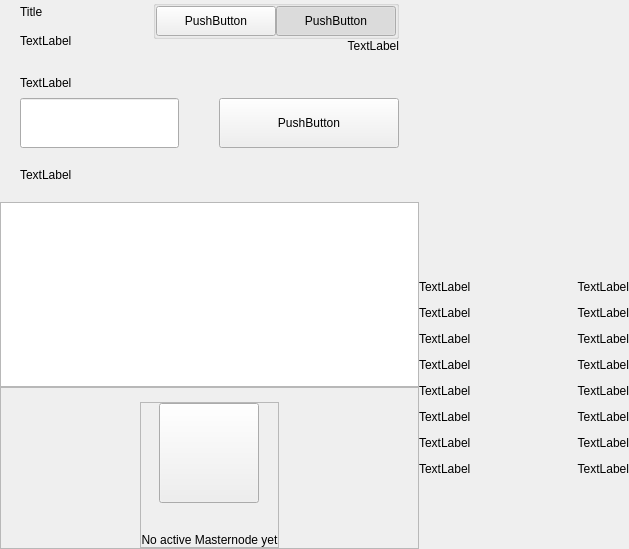
<?xml version="1.0" encoding="UTF-8"?>
<ui version="4.0">
 <class>PrivacyWidget</class>
 <widget class="QWidget" name="PrivacyWidget">
  <property name="geometry">
   <rect>
    <x>0</x>
    <y>0</y>
    <width>629</width>
    <height>549</height>
   </rect>
  </property>
  <property name="windowTitle">
   <string>Form</string>
  </property>
  <layout class="QHBoxLayout" name="horizontalLayout_1" stretch="2,1">
   <property name="spacing">
    <number>0</number>
   </property>
   <property name="leftMargin">
    <number>0</number>
   </property>
   <property name="topMargin">
    <number>0</number>
   </property>
   <property name="rightMargin">
    <number>0</number>
   </property>
   <property name="bottomMargin">
    <number>0</number>
   </property>
   <item>
    <widget class="QWidget" name="left" native="true">
     <layout class="QVBoxLayout" name="verticalLayout_3">
      <property name="leftMargin">
       <number>0</number>
      </property>
      <property name="topMargin">
       <number>0</number>
      </property>
      <property name="rightMargin">
       <number>0</number>
      </property>
      <property name="bottomMargin">
       <number>0</number>
      </property>
      <item>
       <layout class="QVBoxLayout" name="verticalLayout_2">
        <property name="spacing">
         <number>0</number>
        </property>
        <item>
         <layout class="QVBoxLayout" name="verticalLayoutTop">
          <property name="spacing">
           <number>0</number>
          </property>
          <property name="leftMargin">
           <number>20</number>
          </property>
          <property name="rightMargin">
           <number>20</number>
          </property>
          <item>
           <layout class="QHBoxLayout" name="horizontalLayout_2">
            <property name="spacing">
             <number>0</number>
            </property>
            <item>
             <layout class="QVBoxLayout" name="verticalLayout11">
              <property name="spacing">
               <number>5</number>
              </property>
              <item>
               <widget class="QLabel" name="labelTitle">
                <property name="text">
                 <string>Title</string>
                </property>
               </widget>
              </item>
              <item>
               <widget class="QLabel" name="labelSubtitle1">
                <property name="maximumSize">
                 <size>
                  <width>16777215</width>
                  <height>16777215</height>
                 </size>
                </property>
                <property name="text">
                 <string>TextLabel</string>
                </property>
               </widget>
              </item>
             </layout>
            </item>
            <item>
             <spacer name="horizontalSpacer">
              <property name="orientation">
               <enum>Qt::Horizontal</enum>
              </property>
              <property name="sizeHint" stdset="0">
               <size>
                <width>40</width>
                <height>20</height>
               </size>
              </property>
             </spacer>
            </item>
            <item>
             <widget class="QWidget" name="containerViewPrivacyChecks" native="true">
              <layout class="QVBoxLayout" name="containerPrivacyChecks">
               <property name="spacing">
                <number>0</number>
               </property>
               <property name="leftMargin">
                <number>0</number>
               </property>
               <property name="topMargin">
                <number>0</number>
               </property>
               <property name="rightMargin">
                <number>0</number>
               </property>
               <property name="bottomMargin">
                <number>0</number>
               </property>
               <item alignment="Qt::AlignHCenter|Qt::AlignVCenter">
                <widget class="QGroupBox" name="groupBox">
                 <property name="title">
                  <string/>
                 </property>
                 <layout class="QHBoxLayout" name="horizontalLayout_2_1">
                  <property name="spacing">
                   <number>0</number>
                  </property>
                  <property name="leftMargin">
                   <number>0</number>
                  </property>
                  <property name="topMargin">
                   <number>0</number>
                  </property>
                  <property name="rightMargin">
                   <number>0</number>
                  </property>
                  <property name="bottomMargin">
                   <number>0</number>
                  </property>
                  <item>
                   <widget class="QPushButton" name="pushLeft">
                    <property name="minimumSize">
                     <size>
                      <width>120</width>
                      <height>30</height>
                     </size>
                    </property>
                    <property name="maximumSize">
                     <size>
                      <width>120</width>
                      <height>30</height>
                     </size>
                    </property>
                    <property name="text">
                     <string>PushButton</string>
                    </property>
                    <property name="checkable">
                     <bool>true</bool>
                    </property>
                    <property name="autoExclusive">
                     <bool>true</bool>
                    </property>
                   </widget>
                  </item>
                  <item>
                   <widget class="QPushButton" name="pushRight">
                    <property name="minimumSize">
                     <size>
                      <width>120</width>
                      <height>30</height>
                     </size>
                    </property>
                    <property name="maximumSize">
                     <size>
                      <width>120</width>
                      <height>30</height>
                     </size>
                    </property>
                    <property name="text">
                     <string>PushButton</string>
                    </property>
                    <property name="checkable">
                     <bool>true</bool>
                    </property>
                    <property name="checked">
                     <bool>true</bool>
                    </property>
                    <property name="autoExclusive">
                     <bool>true</bool>
                    </property>
                   </widget>
                  </item>
                 </layout>
                </widget>
               </item>
               <item alignment="Qt::AlignTop">
                <widget class="QLabel" name="labelSubtitle2">
                 <property name="text">
                  <string>TextLabel</string>
                 </property>
                 <property name="alignment">
                  <set>Qt::AlignRight|Qt::AlignTrailing|Qt::AlignVCenter</set>
                 </property>
                </widget>
               </item>
              </layout>
             </widget>
            </item>
           </layout>
          </item>
          <item>
           <spacer name="verticalSpacer_2">
            <property name="orientation">
             <enum>Qt::Vertical</enum>
            </property>
            <property name="sizeType">
             <enum>QSizePolicy::Fixed</enum>
            </property>
            <property name="sizeHint" stdset="0">
             <size>
              <width>20</width>
              <height>20</height>
             </size>
            </property>
           </spacer>
          </item>
          <item>
           <layout class="QHBoxLayout" name="horizontalLayout_3" stretch="2">
            <property name="spacing">
             <number>0</number>
            </property>
            <item>
             <layout class="QVBoxLayout" name="verticalLayout_7">
              <property name="spacing">
               <number>5</number>
              </property>
              <item>
               <widget class="QLabel" name="labelSubtitleAmount">
                <property name="minimumSize">
                 <size>
                  <width>0</width>
                  <height>20</height>
                 </size>
                </property>
                <property name="maximumSize">
                 <size>
                  <width>16777215</width>
                  <height>20</height>
                 </size>
                </property>
                <property name="text">
                 <string>TextLabel</string>
                </property>
               </widget>
              </item>
              <item>
               <layout class="QHBoxLayout" name="horizontalLayout_3_1" stretch="1,0,0">
                <property name="spacing">
                 <number>0</number>
                </property>
                <item>
                 <widget class="QLineEdit" name="lineEditAmount">
                  <property name="minimumSize">
                   <size>
                    <width>0</width>
                    <height>50</height>
                   </size>
                  </property>
                  <property name="maxLength">
                   <number>8</number>
                  </property>
                 </widget>
                </item>
                <item>
                 <spacer name="horizontalSpacer_4">
                  <property name="orientation">
                   <enum>Qt::Horizontal</enum>
                  </property>
                  <property name="sizeHint" stdset="0">
                   <size>
                    <width>40</width>
                    <height>20</height>
                   </size>
                  </property>
                 </spacer>
                </item>
                <item>
                 <widget class="QPushButton" name="pushButtonSave">
                  <property name="minimumSize">
                   <size>
                    <width>180</width>
                    <height>50</height>
                   </size>
                  </property>
                  <property name="text">
                   <string>PushButton</string>
                  </property>
                 </widget>
                </item>
               </layout>
              </item>
             </layout>
            </item>
           </layout>
          </item>
         </layout>
        </item>
        <item>
         <spacer name="verticalSpacer_3">
          <property name="orientation">
           <enum>Qt::Vertical</enum>
          </property>
          <property name="sizeType">
           <enum>QSizePolicy::Fixed</enum>
          </property>
          <property name="sizeHint" stdset="0">
           <size>
            <width>20</width>
            <height>20</height>
           </size>
          </property>
         </spacer>
        </item>
        <item>
         <layout class="QHBoxLayout" name="horizontalLayout_4">
          <property name="spacing">
           <number>0</number>
          </property>
          <property name="leftMargin">
           <number>20</number>
          </property>
          <item>
           <widget class="QLabel" name="labelListHistory">
            <property name="text">
             <string>TextLabel</string>
            </property>
           </widget>
          </item>
         </layout>
        </item>
        <item>
         <layout class="QVBoxLayout" name="verticalLayout_6">
          <property name="spacing">
           <number>0</number>
          </property>
          <item>
           <spacer name="verticalSpacer_4">
            <property name="orientation">
             <enum>Qt::Vertical</enum>
            </property>
            <property name="sizeType">
             <enum>QSizePolicy::Fixed</enum>
            </property>
            <property name="sizeHint" stdset="0">
             <size>
              <width>20</width>
              <height>20</height>
             </size>
            </property>
           </spacer>
          </item>
          <item>
           <widget class="QListView" name="listView">
            <property name="enabled">
             <bool>true</bool>
            </property>
            <property name="focusPolicy">
             <enum>Qt::NoFocus</enum>
            </property>
           </widget>
          </item>
          <item>
           <widget class="QFrame" name="emptyContainer">
            <property name="minimumSize">
             <size>
              <width>0</width>
              <height>100</height>
             </size>
            </property>
            <property name="frameShape">
             <enum>QFrame::StyledPanel</enum>
            </property>
            <property name="frameShadow">
             <enum>QFrame::Raised</enum>
            </property>
            <layout class="QVBoxLayout" name="verticalLayout_71" stretch="1,8">
             <property name="spacing">
              <number>0</number>
             </property>
             <property name="leftMargin">
              <number>0</number>
             </property>
             <property name="topMargin">
              <number>0</number>
             </property>
             <property name="rightMargin">
              <number>0</number>
             </property>
             <property name="bottomMargin">
              <number>0</number>
             </property>
             <item>
              <spacer name="verticalSpacer">
               <property name="orientation">
                <enum>Qt::Vertical</enum>
               </property>
               <property name="sizeHint" stdset="0">
                <size>
                 <width>20</width>
                 <height>20</height>
                </size>
               </property>
              </spacer>
             </item>
             <item alignment="Qt::AlignHCenter|Qt::AlignVCenter">
              <widget class="QFrame" name="emptyScreen">
               <property name="sizePolicy">
                <sizepolicy hsizetype="Expanding" vsizetype="Expanding">
                 <horstretch>0</horstretch>
                 <verstretch>0</verstretch>
                </sizepolicy>
               </property>
               <property name="frameShape">
                <enum>QFrame::StyledPanel</enum>
               </property>
               <property name="frameShadow">
                <enum>QFrame::Raised</enum>
               </property>
               <layout class="QVBoxLayout" name="verticalLayout">
                <property name="spacing">
                 <number>30</number>
                </property>
                <property name="leftMargin">
                 <number>0</number>
                </property>
                <property name="topMargin">
                 <number>0</number>
                </property>
                <property name="rightMargin">
                 <number>0</number>
                </property>
                <property name="bottomMargin">
                 <number>0</number>
                </property>
                <item alignment="Qt::AlignHCenter|Qt::AlignVCenter">
                 <widget class="QPushButton" name="pushImgEmpty">
                  <property name="minimumSize">
                   <size>
                    <width>100</width>
                    <height>100</height>
                   </size>
                  </property>
                  <property name="maximumSize">
                   <size>
                    <width>100</width>
                    <height>100</height>
                   </size>
                  </property>
                  <property name="text">
                   <string/>
                  </property>
                  <property name="iconSize">
                   <size>
                    <width>100</width>
                    <height>100</height>
                   </size>
                  </property>
                 </widget>
                </item>
                <item alignment="Qt::AlignHCenter|Qt::AlignVCenter">
                 <widget class="QLabel" name="labelEmpty">
                  <property name="styleSheet">
                   <string notr="true"/>
                  </property>
                  <property name="text">
                   <string>No active Masternode yet</string>
                  </property>
                  <property name="alignment">
                   <set>Qt::AlignCenter</set>
                  </property>
                 </widget>
                </item>
               </layout>
              </widget>
             </item>
            </layout>
           </widget>
          </item>
         </layout>
        </item>
       </layout>
      </item>
     </layout>
    </widget>
   </item>
   <item>
    <widget class="QWidget" name="right" native="true">
     <layout class="QVBoxLayout" name="verticalLayout_5">
      <property name="leftMargin">
       <number>0</number>
      </property>
      <property name="topMargin">
       <number>0</number>
      </property>
      <property name="rightMargin">
       <number>0</number>
      </property>
      <property name="bottomMargin">
       <number>0</number>
      </property>
      <item>
       <widget class="OptionButton" name="btnCoinControl" native="true">
        <property name="minimumSize">
         <size>
          <width>0</width>
          <height>50</height>
         </size>
        </property>
       </widget>
      </item>
      <item>
       <widget class="OptionButton" name="btnDenomGeneration" native="true">
        <property name="minimumSize">
         <size>
          <width>0</width>
          <height>50</height>
         </size>
        </property>
       </widget>
      </item>
      <item>
       <widget class="OptionButton" name="btnRescanMints" native="true">
        <property name="minimumSize">
         <size>
          <width>0</width>
          <height>50</height>
         </size>
        </property>
       </widget>
      </item>
      <item>
       <widget class="OptionButton" name="btnResetZerocoin" native="true">
        <property name="minimumSize">
         <size>
          <width>0</width>
          <height>50</height>
         </size>
        </property>
       </widget>
      </item>
      <item>
       <widget class="OptionButton" name="btnTotalzDOGEC" native="true">
        <property name="minimumSize">
         <size>
          <width>0</width>
          <height>50</height>
         </size>
        </property>
       </widget>
      </item>
      <item>
       <layout class="QVBoxLayout" name="verticalLayout_4">
        <property name="spacing">
         <number>0</number>
        </property>
        <item>
         <widget class="QWidget" name="layoutDenom" native="true">
          <layout class="QVBoxLayout" name="verticalLayoutDenom">
           <property name="spacing">
            <number>12</number>
           </property>
           <property name="leftMargin">
            <number>0</number>
           </property>
           <property name="topMargin">
            <number>0</number>
           </property>
           <property name="rightMargin">
            <number>0</number>
           </property>
           <property name="bottomMargin">
            <number>0</number>
           </property>
           <item>
            <layout class="QHBoxLayout" name="horizontalLayout_4_1">
             <item>
              <widget class="QLabel" name="labelTitleDenom1">
               <property name="text">
                <string>TextLabel</string>
               </property>
              </widget>
             </item>
             <item>
              <widget class="QLabel" name="labelValueDenom1">
               <property name="text">
                <string>TextLabel</string>
               </property>
               <property name="alignment">
                <set>Qt::AlignRight|Qt::AlignTrailing|Qt::AlignVCenter</set>
               </property>
              </widget>
             </item>
            </layout>
           </item>
           <item>
            <layout class="QHBoxLayout" name="horizontalLayout_4_2">
             <item>
              <widget class="QLabel" name="labelTitleDenom5">
               <property name="text">
                <string>TextLabel</string>
               </property>
              </widget>
             </item>
             <item>
              <widget class="QLabel" name="labelValueDenom5">
               <property name="text">
                <string>TextLabel</string>
               </property>
               <property name="alignment">
                <set>Qt::AlignRight|Qt::AlignTrailing|Qt::AlignVCenter</set>
               </property>
              </widget>
             </item>
            </layout>
           </item>
           <item>
            <layout class="QHBoxLayout" name="horizontalLayout_4_3">
             <item>
              <widget class="QLabel" name="labelTitleDenom10">
               <property name="text">
                <string>TextLabel</string>
               </property>
              </widget>
             </item>
             <item>
              <widget class="QLabel" name="labelValueDenom10">
               <property name="text">
                <string>TextLabel</string>
               </property>
               <property name="alignment">
                <set>Qt::AlignRight|Qt::AlignTrailing|Qt::AlignVCenter</set>
               </property>
              </widget>
             </item>
            </layout>
           </item>
           <item>
            <layout class="QHBoxLayout" name="horizontalLayout_4_4">
             <item>
              <widget class="QLabel" name="labelTitleDenom50">
               <property name="text">
                <string>TextLabel</string>
               </property>
              </widget>
             </item>
             <item>
              <widget class="QLabel" name="labelValueDenom50">
               <property name="text">
                <string>TextLabel</string>
               </property>
               <property name="alignment">
                <set>Qt::AlignRight|Qt::AlignTrailing|Qt::AlignVCenter</set>
               </property>
              </widget>
             </item>
            </layout>
           </item>
           <item>
            <layout class="QHBoxLayout" name="horizontalLayout_4_5">
             <item>
              <widget class="QLabel" name="labelTitleDenom100">
               <property name="text">
                <string>TextLabel</string>
               </property>
              </widget>
             </item>
             <item>
              <widget class="QLabel" name="labelValueDenom100">
               <property name="text">
                <string>TextLabel</string>
               </property>
               <property name="alignment">
                <set>Qt::AlignRight|Qt::AlignTrailing|Qt::AlignVCenter</set>
               </property>
              </widget>
             </item>
            </layout>
           </item>
           <item>
            <layout class="QHBoxLayout" name="horizontalLayout_4_6">
             <item>
              <widget class="QLabel" name="labelTitleDenom500">
               <property name="text">
                <string>TextLabel</string>
               </property>
              </widget>
             </item>
             <item>
              <widget class="QLabel" name="labelValueDenom500">
               <property name="text">
                <string>TextLabel</string>
               </property>
               <property name="alignment">
                <set>Qt::AlignRight|Qt::AlignTrailing|Qt::AlignVCenter</set>
               </property>
              </widget>
             </item>
            </layout>
           </item>
           <item>
            <layout class="QHBoxLayout" name="horizontalLayout_4_7">
             <item>
              <widget class="QLabel" name="labelTitleDenom1000">
               <property name="text">
                <string>TextLabel</string>
               </property>
              </widget>
             </item>
             <item>
              <widget class="QLabel" name="labelValueDenom1000">
               <property name="text">
                <string>TextLabel</string>
               </property>
               <property name="alignment">
                <set>Qt::AlignRight|Qt::AlignTrailing|Qt::AlignVCenter</set>
               </property>
              </widget>
             </item>
            </layout>
           </item>
           <item>
            <layout class="QHBoxLayout" name="horizontalLayout_4_8">
             <item>
              <widget class="QLabel" name="labelTitleDenom5000">
               <property name="text">
                <string>TextLabel</string>
               </property>
              </widget>
             </item>
             <item>
              <widget class="QLabel" name="labelValueDenom5000">
               <property name="text">
                <string>TextLabel</string>
               </property>
               <property name="alignment">
                <set>Qt::AlignRight|Qt::AlignTrailing|Qt::AlignVCenter</set>
               </property>
              </widget>
             </item>
            </layout>
           </item>
          </layout>
         </widget>
        </item>
        <item>
         <spacer name="verticalSpacer_5">
          <property name="orientation">
           <enum>Qt::Vertical</enum>
          </property>
          <property name="sizeHint" stdset="0">
           <size>
            <width>20</width>
            <height>40</height>
           </size>
          </property>
         </spacer>
        </item>
       </layout>
      </item>
     </layout>
    </widget>
   </item>
  </layout>
 </widget>
 <customwidgets>
  <customwidget>
   <class>OptionButton</class>
   <extends>QWidget</extends>
   <header>qt/dogecash/optionbutton.h</header>
   <container>1</container>
  </customwidget>
 </customwidgets>
 <resources/>
 <connections/>
</ui>
